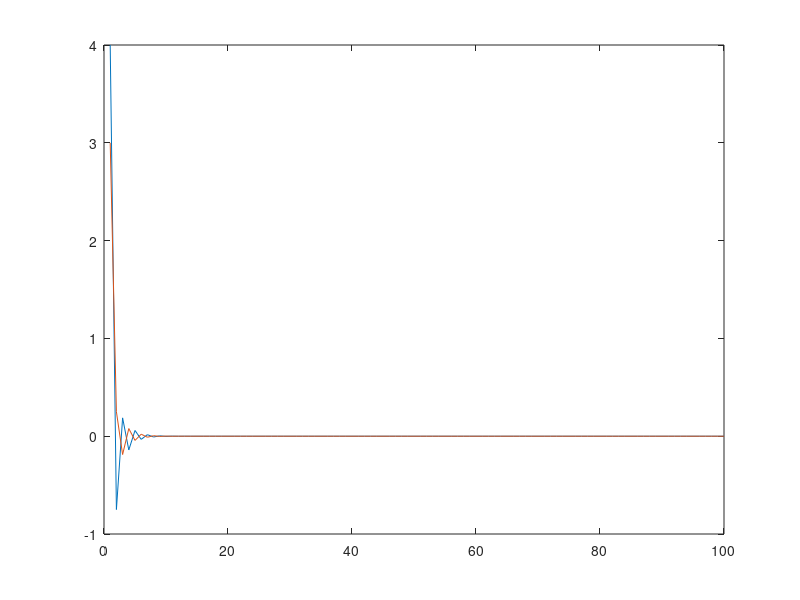

Here is the MATLAB script that generated this plot:
% %% Problem 3.8a)
% a = [1 0.75];
% b = [1 -1];
% y1 = filter(b,a,[1 zeros(1,99)]);
% n = 0:99;
% y2 = (-3/4).^n - [0 (-3/4).^n(1:(end-1))];
% figure(1);
% clf;
% plot(n,y1);
% hold on;
% plot(n,y2);
% 
% %% Problem 3.8b)
% x = (1/3).^n;
% y1 = filter(b,a,x);
% y1 = y1 + filter(b,a,-ones(1,100));
% y2 = (-8/13)*(1/3).^n + (8/13)*(-3/4).^n;
% figure(2);
% clf;
% plot(n,y1);
% hold on;
% plot(n,y2);
% 
% %% Problem 3.10f)
% syms n z;
% sympref('HeavisideAtOrigin', 1);
% x1 = (1/2)^(n-1)*heaviside(n);
% x2 = (2+1i*3)^(n-2)*heaviside(-n-1);
% X = ztrans_two_sided(x1+x2);
% X = simplifyFraction(X);

n = 0:99;
h1 = (5/3)*(1/4).^n + (7/3)*(-1/2).^n;
h2 = (1/6)*(1/4).^(n-2) + (1/3)*(-1/2).^(n-2);
h1(3:end) = h1(3:end) - h2(3:end);
h2 = -(1/4).^n+(-1/2).^n;
h2(1) = h2(1) + 4;
h3 = -(1/3)*(1/4).^n - (2/3)*(-1/2).^n;
h3(1) = h3(1) + 4;
figure(3)
clf;
plot(h1);
hold on;
plot(h3);

